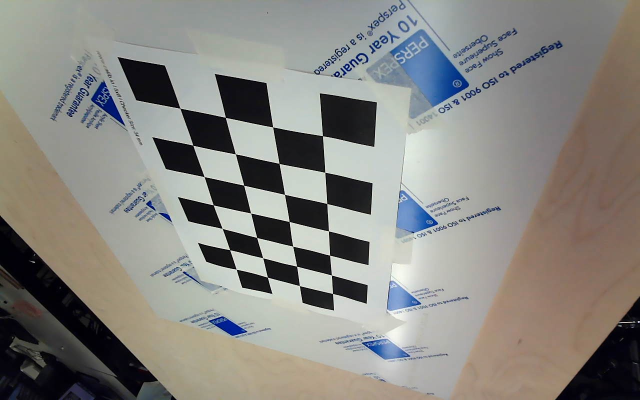
#> input picture calibration_images/calibration_image_00.jpg, 1280 x 800 px (shown at 1/2 size); its folder holds 5 pictures in this run
$ python w3_calibration.py
#> lines starting #> are read from the running program, lines starting #| are printed output that depends on the picture
import cv2
import numpy as np
import glob

# Step 1: Prepare object points
# Define the chessboard size (number of internal corners)
chessboard_size = (4, 7)  # Adjust based on your calibration board
square_size = 34.0  # Size of a square in your defined unit (e.g., 1.0 for meters or mm)

# Prepare the object points for a standard chessboard
objp = np.zeros((chessboard_size[0] * chessboard_size[1], 3), np.float32)
objp[:, :2] = np.mgrid[0:chessboard_size[0], 0:chessboard_size[1]].T.reshape(-1, 2)
objp *= square_size

# Arrays to store object points and image points from all the images
objpoints = []  # 3D points in the real world
imgpoints = []  # 2D points in the image plane

# Step 2: Load calibration images
images = glob.glob('./calibration_images/*.jpg')  # Adjust the path as needed

for fname in images:
    img = cv2.imread(fname)
#> img is the input picture: shape (800, 1280, 3); mean B, G, R 129, 133.7, 135
    gray = cv2.cvtColor(img, cv2.COLOR_BGR2GRAY)
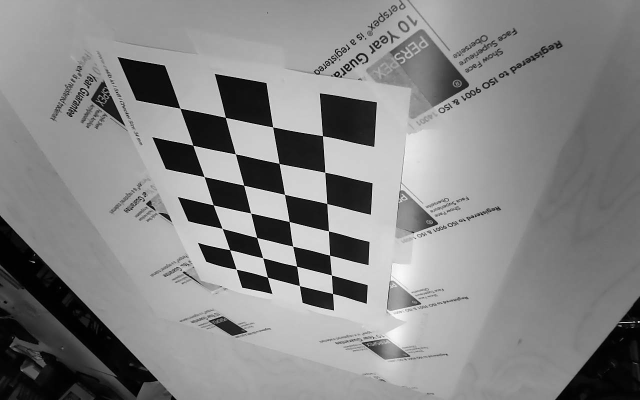
#> gray: shape (800, 1280) (shown at 1/2 size); min 0, max 255, mean 133.5

    # Step 3: Find the chessboard corners
    ret, corners = cv2.findChessboardCorners(gray, chessboard_size, None)
#> ret = True; corners = 28 rows, first 8: [360, 216.4], [451.4, 235.2], [545.9, 254.4], [645.4, 271.9], [386.2, 290.8], [471.1, 308.2], [558.5, 327.5], [650.3, 345.1]

    if ret:
        objpoints.append(objp)  # Add object points
        imgpoints.append(corners)  # Add image points
#> pass 2 of the loop `for fname in images:`:
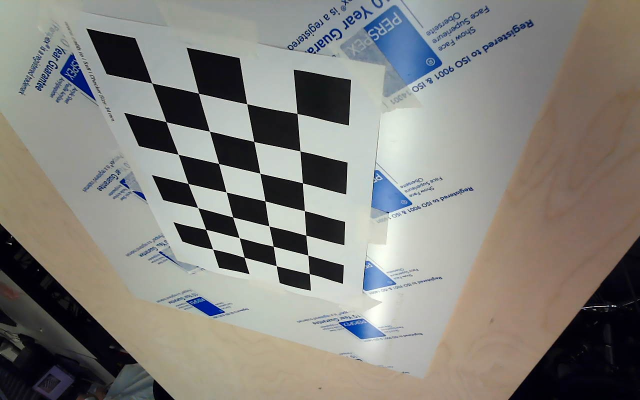
#> input picture calibration_images/calibration_image_01.jpg, 1280 x 800 px (shown at 1/2 size)
#> img is the input picture: shape (800, 1280, 3); mean B, G, R 124.4, 129.7, 131.5
#> `gray = cv2.cvtColor(img, cv2.COLOR_BGR2GRAY)`:
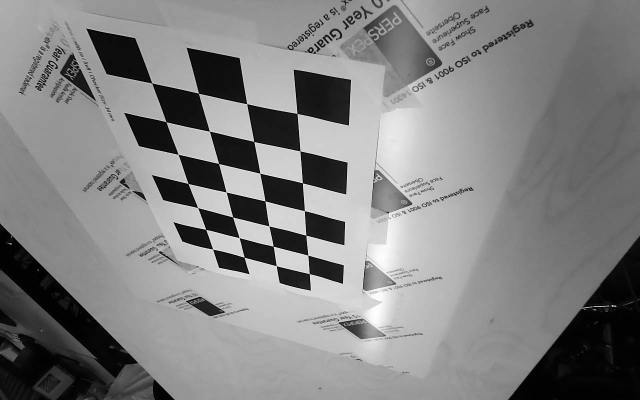
#> gray: shape (800, 1280) (shown at 1/2 size); min 0, max 255, mean 129.6
#> corners = 28 rows, first 8: [307, 170], [397.5, 186.7], [494, 208.1], [594.5, 227.5], [332.3, 243.7], [419.2, 262.5], [508.2, 283.4], [600.5, 302.3]
#> pass 3 of the loop `for fname in images:`:
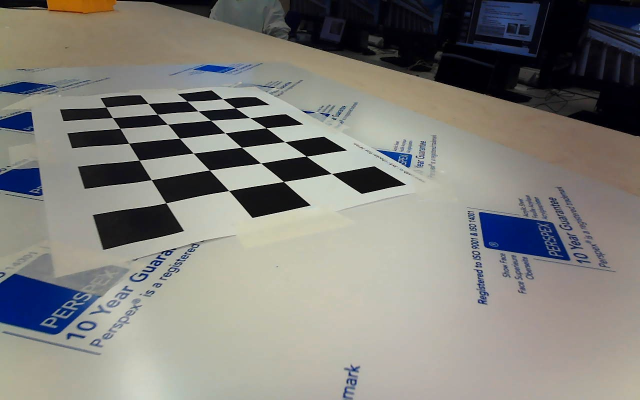
#> input picture calibration_images/calibration_image_02.jpg, 1280 x 800 px (shown at 1/2 size)
#> img is the input picture: shape (800, 1280, 3); mean B, G, R 122.7, 127.7, 129.1
#> `gray = cv2.cvtColor(img, cv2.COLOR_BGR2GRAY)`:
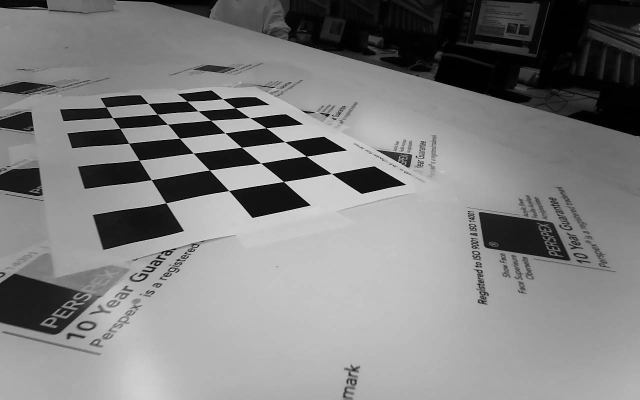
#> gray: shape (800, 1280) (shown at 1/2 size); min 0, max 254, mean 127.6
#> corners = 28 rows, first 8: [663.5, 347.6], [567.5, 363.5], [457.7, 381.5], [332.2, 406.3], [612.3, 312.5], [521.9, 326.4], [419, 340.5], [302.7, 359.8]
#> the loop made 5 passes; the first 3 are shown

        # [6 lines of commented-out code are left out]

cv2.destroyAllWindows()

# Step 4: Perform camera calibration
ret, camera_matrix, dist_coeffs, rvecs, tvecs = cv2.calibrateCamera(objpoints, imgpoints, gray.shape[::-1], None, None)

# Step 5: Display results
print("Camera Matrix:\n", camera_matrix)
print("\nDistortion Coefficients:\n", dist_coeffs)

# Step 6: Save the calibration results
np.savez('calibration_data.npz', camera_matrix=camera_matrix, dist_coeffs=dist_coeffs, rvecs=rvecs, tvecs=tvecs)

# Step 7: Use the calibration results to undistort an image
img = cv2.imread('./calibration_images/calibration_image_15.jpg')  # Replace with an image to undistort
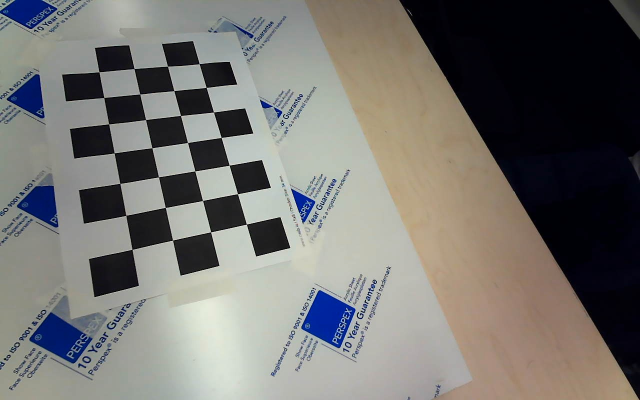
#> input picture calibration_images/calibration_image_15.jpg, 1280 x 800 px, found by its file name (shown at 1/2 size)
#> img is the input picture: shape (800, 1280, 3); mean B, G, R 112, 115.6, 117.1
# img = cv2.cvtColor()
h, w = img.shape[:2]
#> h = 800; w = 1280
new_camera_matrix, roi = cv2.getOptimalNewCameraMatrix(camera_matrix, dist_coeffs, (w, h), 1, (w, h))

# Undistort the image
undistorted_img = cv2.undistort(img, camera_matrix, dist_coeffs, None, new_camera_matrix)
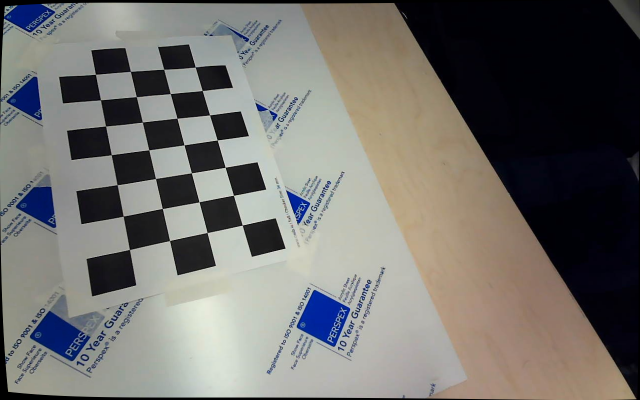
#> undistorted_img: shape (800, 1280, 3) (shown at 1/2 size); mean B, G, R 108.9, 112.5, 114.2


# Crop the image (optional, based on ROI)
x, y, w, h = roi
undistorted_img = undistorted_img[y:y+h, x:x+w]
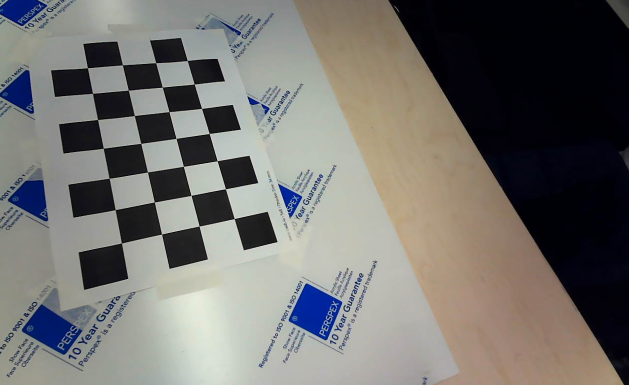
#> undistorted_img: shape (770, 1257, 3) (shown at 1/2 size); mean B, G, R 110.7, 114.3, 115.9

mean_error = 0
for i in range(len(objpoints)):
    imgpoints2, _ = cv2.projectPoints(objpoints[i], rvecs[i], tvecs[i], camera_matrix, dist_coeffs)
    error = cv2.norm(imgpoints[i], imgpoints2, cv2.NORM_L2) / len(imgpoints2)
    mean_error += error

print("total error: {}".format(mean_error / len(objpoints)))

# Display the original and undistorted images
cv2.imshow('Original Image', img)
cv2.imshow('Undistorted Image', undistorted_img)
cv2.waitKey(0)
cv2.destroyAllWindows()
